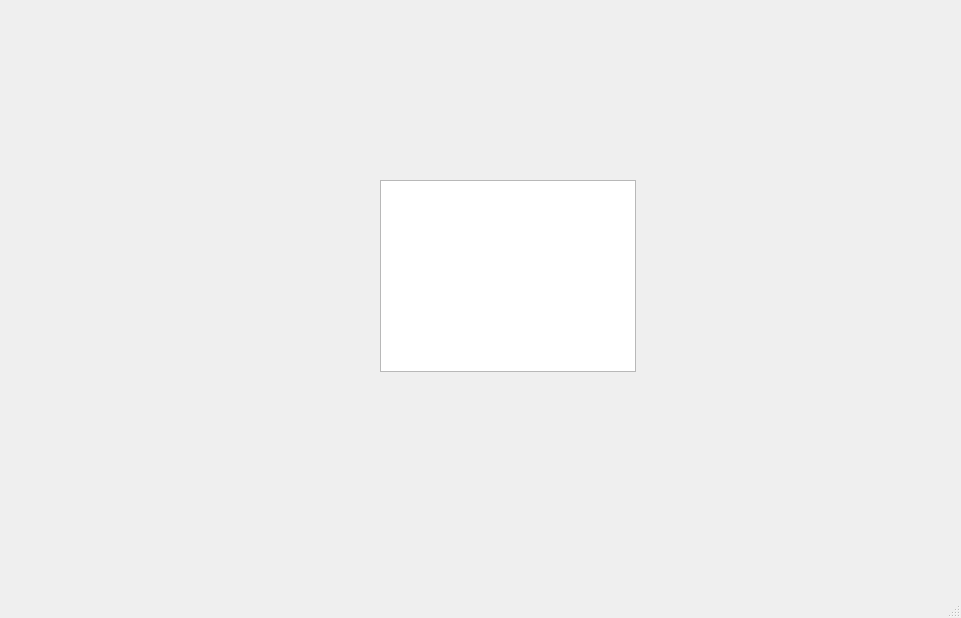
<?xml version="1.0" encoding="UTF-8"?>
<ui version="4.0">
 <class>MainWindow</class>
 <widget class="QMainWindow" name="MainWindow">
  <property name="geometry">
   <rect>
    <x>0</x>
    <y>0</y>
    <width>961</width>
    <height>618</height>
   </rect>
  </property>
  <property name="windowTitle">
   <string>MainWindow</string>
  </property>
  <widget class="QWidget" name="centralwidget">
   <widget class="QListView" name="listView">
    <property name="geometry">
     <rect>
      <x>380</x>
      <y>180</y>
      <width>256</width>
      <height>192</height>
     </rect>
    </property>
   </widget>
  </widget>
  <widget class="QMenuBar" name="menubar">
   <property name="geometry">
    <rect>
     <x>0</x>
     <y>0</y>
     <width>961</width>
     <height>21</height>
    </rect>
   </property>
  </widget>
  <widget class="QStatusBar" name="statusbar"/>
 </widget>
 <resources/>
 <connections/>
</ui>
